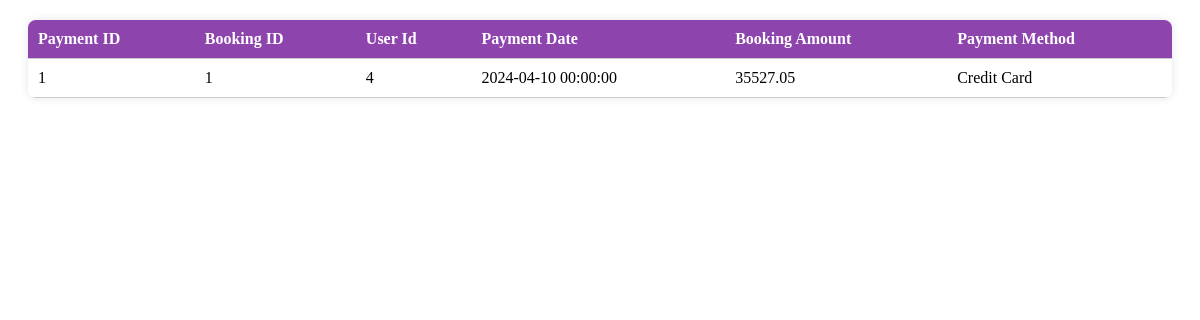
Page /users/viewpayment.php (signed in) on the committed database.
### tables this page shows
CREATE TABLE `payment` (
  `payment_id` int(50) NOT NULL,
  `booking_id` int(50) NOT NULL,
  `user_id` int(50) NOT NULL,
  `payment_date` datetime NOT NULL,
  `amount` decimal(10,2) NOT NULL,
  `payment_method` varchar(100) NOT NULL
);

### users/viewpayment.php (the view, shortened to what this page needs)
<?php
@include 'conn.php';
$select = mysqli_query($conn, "SELECT * FROM payment where user_id = ".$_SESSION['user_id']." ORDER BY payment_id DESC");
?>
<div class="my-bookings">
    <table class="package-display-table">
        <thead>
            <tr>
                <th>Payment ID</th>
                <th>Booking ID</th>
                <th>User Id</th>
                <th>Payment Date</th>
                <th>Booking Amount</th>
                <th>Payment Method</th>
            </tr>
        </thead>
        <tbody>
            <?php while ($row = mysqli_fetch_assoc($select)) { ?>
                <tr>
                <td><?php echo $row['payment_id']; ?></td>
                    <td><?php echo $row['booking_id']; ?></td>
                    <td><?php echo $row['user_id']; ?></td>
                    <td><?php echo $row['payment_date']; ?></td>
                    <td><?php echo $row['amount']; ?></td>
                    <td><?php echo $row['payment_method']; ?></td>
                </tr>
            <?php } ?>
        </tbody>
    </table>
</div>

### users/viewpayment.php (style rules this page uses)
.my-bookings { margin: 20px; }
.my-bookings table { width: 100%; border-collapse: collapse; border-radius: 8px; overflow: hidden; box-shadow: 0 0 10px rgba(0, 0, 0, 0.1); }
.my-bookings th, .my-bookings td { padding: 10px; text-align: left; border-bottom: 1px solid #ccc; }
.my-bookings th { background-color: #8e44ad; color: #fff; }

### rows in the picture
payment: payment_id "1", booking "1", user "4", payment_date "2024-04-10 00:00:00", amount "35527.05", payment_method "Credit Card"
